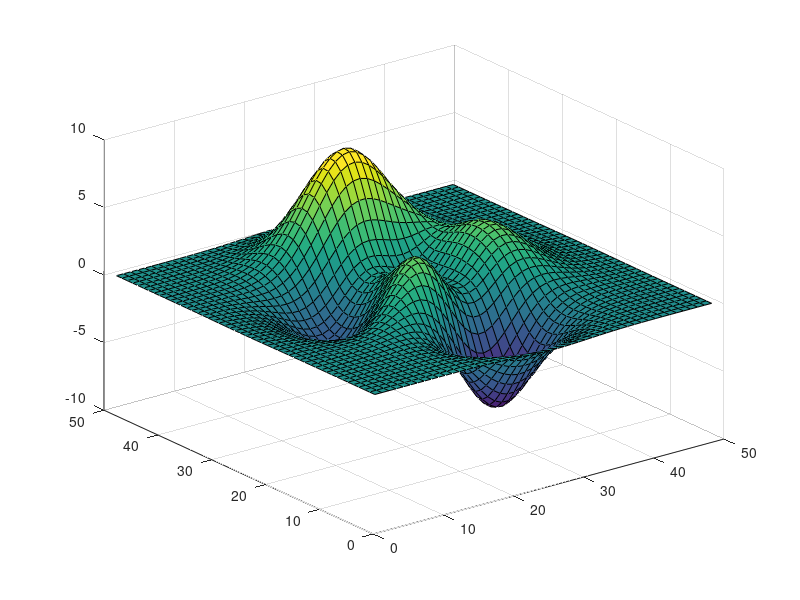

This chart was generated by the following MATLAB code: (Note: this script raises an error after producing the figure.)


%% HSLCOLORMAP DEMO 
%
%
% hslcolormap is a tool that helps you create nice looking colormaps in 
% hue-saturation-lightness space. You can use this to create colormaps
% that have a progressive change in lightness. 
% 
%
close all





%% A Negative to positive divergent colormap
%
% [cool shades]-[white]-[warm shades]
%
% 
surf(peaks);
caxis([-7 7])
S=1; %fully saturated
L=[.1 1 .1]; %dark-white-dark
hslcolormap('mbbccc.YYYRRm',S,L) %magenta-blue-cyan / yellow-red-magenta
colorbar


%% Simple landscape colormap
%
% first make a random landscape:
[X,Y]=meshgrid(-299:300); 
Z=abs(ifft2(ifftshift((hypot(Y,X)+1e-5).^(-2.1).*exp(rand(size(X))*2i*pi)))); %example terrain inspired by rafael.pinto 
Z=(Z-Z(300,300))*1000/std(Z(:));
surf(Z)
material dull
camlight
shading interp
camorbit(3,2,4)
caxis([-1 1]*max(caxis))
axis off

%Then make water blue and land green
hslcolormap('mc.yc',[1 0],[.1 .3 1])
colorbar


%% Double rainbow 
%
% A not very pretty colormap, but it is makes it easy to relate a color on
% the plot to a specific value on the colorbar. 
%
% Warning: rainbow colormaps are hard to read for color blind, however
% the steady progression in lightness helps. 


surf(peaks);
shading interp
H=[0 2]; %hues automatically wrap around the color circle
S=1;
L=[.1 .99]; %dark-bright
hslcolormap(H,S,L)
colorbar

%% Tripled hue gradient
%
% Construct a colormap that runs 3 times through a short hue gradient
% Hide discontinuities with gray, and progressively brighten
%
%
surf(peaks);
shading interp
H='mc.mc.mc'; % 3 x magneta-cyan
S=[1 1 0 1 0 1 1]*.8;
L=[.1 .99]; %dark-bright
hslcolormap(H,S,L)
colorbar

%% Hot
%
% somewhat similar to matlab's own hot colormap

surf(peaks);
H='rryy' %red-red-yellow-yellow.
S=1;
L=[0 1]; %
hslcolormap(H,S,L)
colorbar

%% Cold
%
% A variation that is similar to matlab's cool colormap but with stronger variation in lightness.
%
% discrete number of steps


surf(peaks);
H='cm'; %cyan-magenta
caxis([-8 8])
hslcolormap(32,H,1,.6)
colorbar

%% Random single hue colormap
%

surf(peaks);
H=rand;
S=rand*.5+.5;
L=[.01 .99];
hslcolormap(H,S,L)
colorbar

%% Divergent with gray in middle

contourf(peaks,-8:8);
H='Rm.yg';
S=[1 0 1];
L=[.1 .85 .1];
caxis([-8 8])
hslcolormap(H,S,L)
colorbar
